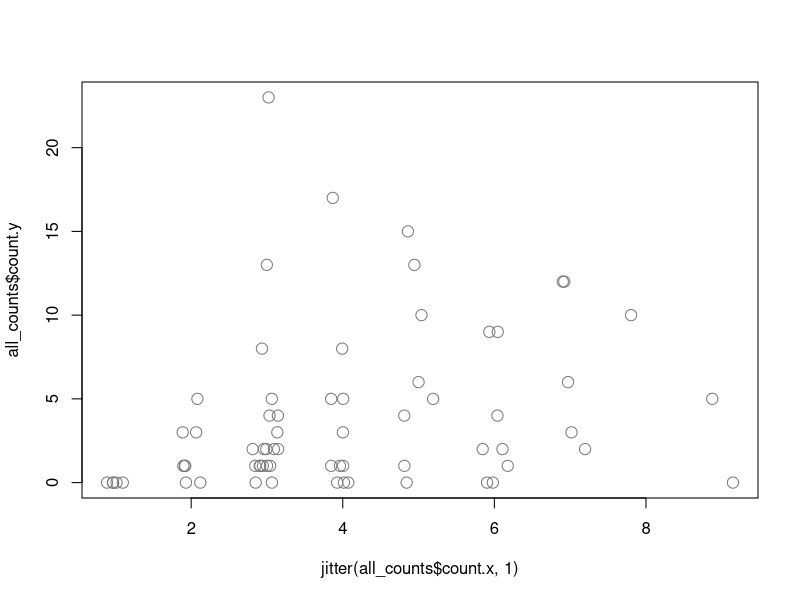
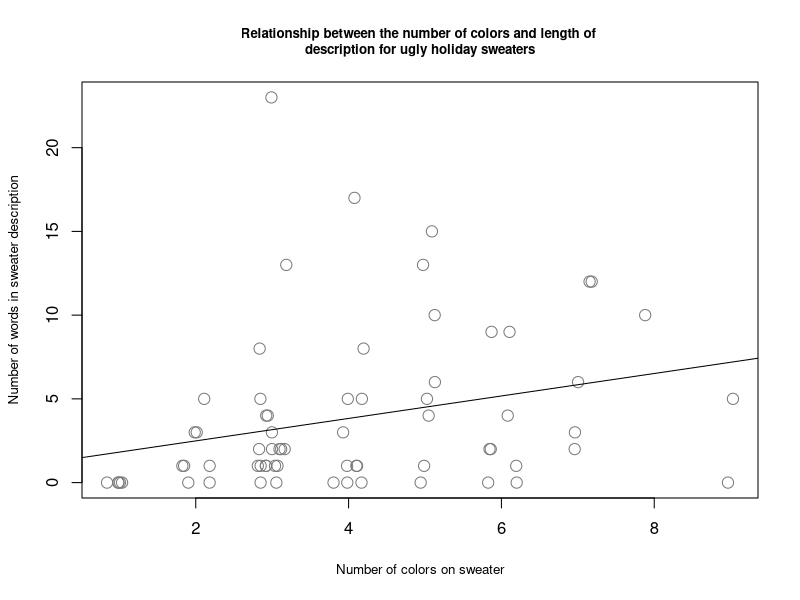

These figures' R source, in order:
# Some dplyr vs. base R comparisions: https://cran.r-project.org/web/packages/dplyr/vignettes/base.html

##~~~~~~~~~~~~~~~~~~~~~~~~~~~~~~~~~~~~~~~~~~~~~~~~~~~~~~~~~~~~~~~~~~~~~~~~~~~~~~
##~~~~~~~~~~~~~~~~~~~~~~~~~~~~~~~~~~~~~~~~~~~~~~~~~~~~~~~~~~~~~~~~~~~~~~~~~~~~~~
##                                                                            ~~
##                        STEP 1: LOAD PACKAGES & DATA                      ----
##                                                                            ~~
##~~~~~~~~~~~~~~~~~~~~~~~~~~~~~~~~~~~~~~~~~~~~~~~~~~~~~~~~~~~~~~~~~~~~~~~~~~~~~~
##~~~~~~~~~~~~~~~~~~~~~~~~~~~~~~~~~~~~~~~~~~~~~~~~~~~~~~~~~~~~~~~~~~~~~~~~~~~~~~

#..........................load packages.........................

# no packages to load, we're using base R!

#..........................read in data..........................

sweaters <- read.csv("ugly_sweaters.csv")

##~~~~~~~~~~~~~~~~~~~~~~~~~~~~~~~~~~~~~~~~~~~~~~~~~~~~~~~~~~~~~~~~~~~~~~~~~~~~~~
##~~~~~~~~~~~~~~~~~~~~~~~~~~~~~~~~~~~~~~~~~~~~~~~~~~~~~~~~~~~~~~~~~~~~~~~~~~~~~~
##                                                                            ~~
##                        STEP 2: WRANGLE/PROCESS DATA                      ----
##                                                                            ~~
##~~~~~~~~~~~~~~~~~~~~~~~~~~~~~~~~~~~~~~~~~~~~~~~~~~~~~~~~~~~~~~~~~~~~~~~~~~~~~~
##~~~~~~~~~~~~~~~~~~~~~~~~~~~~~~~~~~~~~~~~~~~~~~~~~~~~~~~~~~~~~~~~~~~~~~~~~~~~~~

#................filter hs_tf for 'Yes' responses................

sweaters_yes_option1 <- subset(sweaters, hs_tf == "Yes")
sweaters_yes_option2 <- sweaters[which(sweaters$hs_tf == "Yes"), , drop = FALSE]

##~~~~~~~~~~~~~~~~~~~~~~~~~~~~~~~~~~~~~~~~~~~~~~~~~~~~~~~~~~~~~~~~~~~~~~~~~~~~~~
##                            count sweater colors                          ----
##~~~~~~~~~~~~~~~~~~~~~~~~~~~~~~~~~~~~~~~~~~~~~~~~~~~~~~~~~~~~~~~~~~~~~~~~~~~~~~

#..................tidy colors (1 color per row).................

# separate by ','
sweater_colors_list1 <- strsplit(sweaters_yes_option1$colors, split = c(", "))
sweater_colors1 <- data.frame(sweater = rep(sweaters_yes_option1$sweater, sapply(sweater_colors_list1, length)), colors = unlist(sweater_colors_list1))

# separate by 'and'
sweater_colors_list2 <- strsplit(sweater_colors1$colors, split = c(" and "))
sweater_colors2 <- data.frame(sweater = rep(sweater_colors1$sweater, sapply(sweater_colors_list2, length)), colors = unlist(sweater_colors_list2))

#..............group by sweaterID and count colors...............

color_counts <- aggregate(cbind(count = colors) ~ sweater, 
          data = sweater_colors2, 
          FUN = function(x){NROW(x)})

##~~~~~~~~~~~~~~~~~~~~~~~~~~~~~~~~~~~~~~~~~~~~~~~~~~~~~~~~~~~~~~~~~~~~~~~~~~~~~~
##                      count sweater description words                     ----
##~~~~~~~~~~~~~~~~~~~~~~~~~~~~~~~~~~~~~~~~~~~~~~~~~~~~~~~~~~~~~~~~~~~~~~~~~~~~~~

#..................tidy descriptions (1 word per row).................

# separate by ','
sweater_words_list <- strsplit(sweaters_yes_option1$image_desc, split = c(" "))
sweater_words <- data.frame(sweater = rep(sweaters_yes_option1$sweater, sapply(sweater_words_list, length)), words = unlist(sweater_words_list))

#..............group by sweaterID and count colors...............

word_counts <- aggregate(cbind(count = words) ~ sweater, 
                          data = sweater_words, 
                          FUN = function(x){NROW(x)})

##~~~~~~~~~~~~~~~~~~~~~~~~~~~~~~~~~~~~~~~~~~~~~~~~~~~~~~~~~~~~~~~~~~~~~~~~~~~~~~
##                                  join dfs                                ----
##~~~~~~~~~~~~~~~~~~~~~~~~~~~~~~~~~~~~~~~~~~~~~~~~~~~~~~~~~~~~~~~~~~~~~~~~~~~~~~

all_counts <- merge(x = color_counts, y = word_counts, by = "sweater", all = TRUE)
all_counts[is.na(all_counts)] = 0

# convert count.x (color_counts) to numeric
all_counts$count.x <- as.numeric(all_counts$count.x)

##~~~~~~~~~~~~~~~~~~~~~~~~~~~~~~~~~~~~~~~~~~~~~~~~~~~~~~~~~~~~~~~~~~~~~~~~~~~~~~
##~~~~~~~~~~~~~~~~~~~~~~~~~~~~~~~~~~~~~~~~~~~~~~~~~~~~~~~~~~~~~~~~~~~~~~~~~~~~~~
##                                                                            ~~
##                           STEP 3: VISUALIZE DATA                         ----
##                                                                            ~~
##~~~~~~~~~~~~~~~~~~~~~~~~~~~~~~~~~~~~~~~~~~~~~~~~~~~~~~~~~~~~~~~~~~~~~~~~~~~~~~
##~~~~~~~~~~~~~~~~~~~~~~~~~~~~~~~~~~~~~~~~~~~~~~~~~~~~~~~~~~~~~~~~~~~~~~~~~~~~~~

#....................create basic scatterplot....................

plot(all_counts$count.y ~ jitter(all_counts$count.x, 1),
     pch = 1, cex = 1.5, col = "gray48")

#..............create slightly fancier scatterplot...............

# (doesn't include confidence intervals)
plot(all_counts$count.y ~ jitter(all_counts$count.x, 1),
     pch = 1, cex = 1.5, col = "gray48", 
     main = "Relationship between the number of colors and length of \ndescription for ugly holiday sweaters", cex.main = 0.8, 
     xlab = "Number of colors on sweater", ylab = "Number of words in sweater description", cex.lab = 0.8) 
abline(lm(formula = all_counts$count.y ~ all_counts$count.x))
